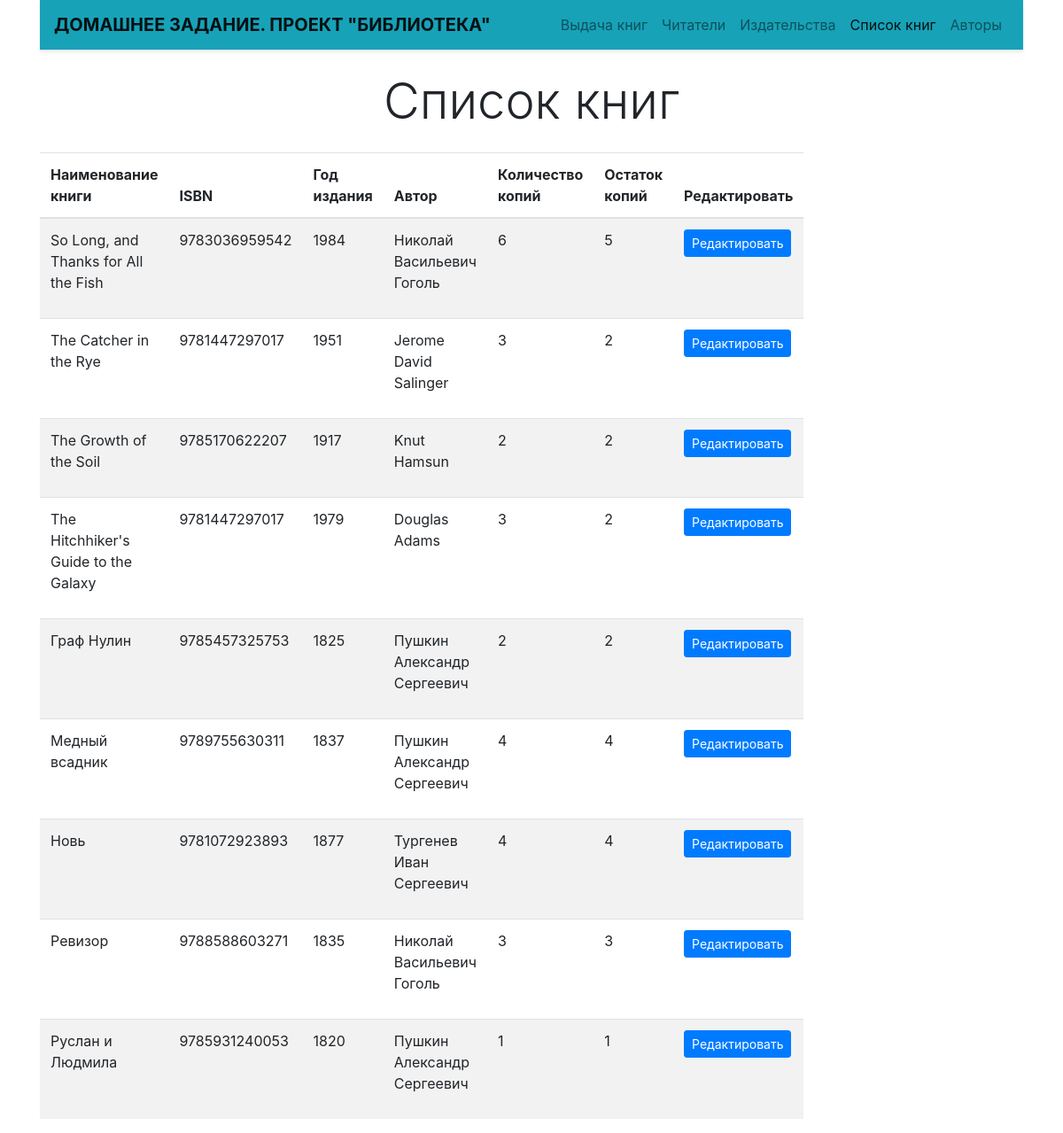
/book/, run on the app's committed database.
### p_library/models.py (models this page shows, shortened)
class Book(models.Model):
    ISBN = models.CharField(max_length=13, verbose_name='ISBN')
    title = models.TextField(verbose_name='Наименование книги')
    description = models.TextField(verbose_name='Описание книги', null = True)
    year_release = models.SmallIntegerField(verbose_name='Год издания', null = True)
    author = models.ForeignKey(Author, on_delete=models.CASCADE, verbose_name='Автор')
    copy_count = models.IntegerField(default=1, verbose_name='Количество копий')
    ost_count = models.IntegerField(default=0, verbose_name='Остаток копий')
    price = models.DecimalField(max_digits = 10, decimal_places=2, default=0, verbose_name='Цена')
    pubhouse = models.ForeignKey(PubHouse, on_delete=models.CASCADE,
        verbose_name='Издательство', blank=True,
        related_name="books", related_query_name="book")
    readers = models.ManyToManyField(
            Reader,
            through='Bookreader',
            through_fields=('book', 'reader'),
        )
    readers.empty_value_display = '-empty-'
    img = models.ImageField(upload_to='book', null=True, blank=True, verbose_name='Фото обложки')
    class Meta:
            verbose_name = 'Книга'
            verbose_name_plural = 'Книги'
            ordering = ['title']

class Author(models.Model):
    full_name = models.TextField(max_length=100, unique=True, verbose_name='Имя автора')
    birth_year = models.SmallIntegerField(verbose_name='Дата рождения автора')
    country = models.CharField(max_length=2, verbose_name='Страна автора')
    class Meta:
        verbose_name = 'Автор'
        verbose_name_plural = 'Авторы'
        ordering = ['full_name']

### p_library/views.py (the view)
# urls.py: path('book/', views.book_list, name='book_list'),
def book_list(request):
    template = loader.get_template('book_list.html')
    books = Book.objects.all()
    biblio_data = {
        "title": "мою библиотеку",
        "books": books,
    }
    return HttpResponse(template.render(biblio_data, request))

### p_library/templates/book_list.html (shortened to what this page needs)
{% extends 'base.html' %}
{% block content %}
    <h3 class="display-4 text-center my-4">Список книг</h3>
    <div class="row">
        <div class="col-md-8">
            <table class="table table-striped">
                <thead>
                    <tr>
                        <th> Наименование книги </th>
                        <th> ISBN </th>
                        <th> Год издания </th>
                        <th> Автор </th>
                        <th> Количество копий </th>
                        <th> Остаток копий </th>
                        <th> Редактировать </th>
                    </tr>
                </thead>
                <tbody>
                    {% for book in books %}
                        <tr>
                            <td>
                                <p>{{ book.title }}</p>
                            </td>
                            <td>
                                <p>{{ book.ISBN }}</p>
                            </td>
                            <td>
                                <p>{{ book.year_release }}</p>
                            </td>
                            <td>
                                <p>{{ book.author.full_name }}</p>
                            </td>
                            <td>
                                <p>{{ book.copy_count }}</p>
                            </td>
                            <td>
                                <p>{{ book.ost_count }}</p>
                            </td>
                            <td>
                                <a href="{% url 'book_update' pk=book.id %}">
                                    <button type="button" class="btn btn-primary btn-sm">Редактировать</button>
                                </a>
                            </td>
                        </tr>
                    {% endfor %}
                </tbody>
            </table>
        </div>
    </div>
{% endblock %}

### data on the page
Book: title "So Long, and Thanks for All the Fish", ISBN "9783036959542", year_release "1984", author.full_name "Николай Васильевич Гоголь", copy_count "6", ost_count "5"
Book: title "The Catcher in the Rye", ISBN "9781447297017", year_release "1951", author.full_name "Jerome David Salinger", copy_count "3", ost_count "2"
Book: title "The Growth of the Soil", ISBN "9785170622207", year_release "1917", author.full_name "Knut Hamsun", copy_count "2", ost_count "2"
Book: title "The Hitchhiker's Guide to the Galaxy", ISBN "9781447297017", year_release "1979", author.full_name "Douglas Adams", copy_count "3", ost_count "2"
Book: title "Граф Нулин", ISBN "9785457325753", year_release "1825", author.full_name "Пушкин Александр Сергеевич", copy_count "2", ost_count "2"
Book: title "Медный всадник", ISBN "9789755630311", year_release "1837", author.full_name "Пушкин Александр Сергеевич", copy_count "4", ost_count "4"
Book: title "Новь", ISBN "9781072923893", year_release "1877", author.full_name "Тургенев Иван Сергеевич", copy_count "4", ost_count "4"
Book: title "Ревизор", ISBN "9788588603271", year_release "1835", author.full_name "Николай Васильевич Гоголь", copy_count "3", ost_count "3"
Book: title "Руслан и Людмила", ISBN "9785931240053", year_release "1820", author.full_name "Пушкин Александр Сергеевич", copy_count "1", ost_count "1"
